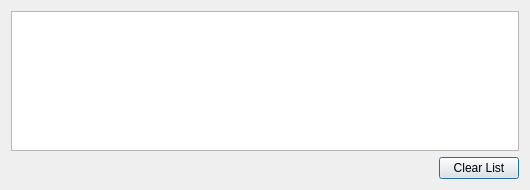
<?xml version="1.0" encoding="UTF-8"?>
<ui version="4.0">
 <class>AwScriptsWidgetUi</class>
 <widget class="QWidget" name="AwScriptsWidgetUi">
  <property name="geometry">
   <rect>
    <x>0</x>
    <y>0</y>
    <width>530</width>
    <height>190</height>
   </rect>
  </property>
  <property name="windowTitle">
   <string>AwScriptsWidget</string>
  </property>
  <property name="windowIcon">
   <iconset resource="../../../resources/AnyWave.qrc">
    <normaloff>:/images/AnyWave_logo.jpg</normaloff>:/images/AnyWave_logo.jpg</iconset>
  </property>
  <layout class="QHBoxLayout" name="horizontalLayout_2">
   <item>
    <layout class="QVBoxLayout" name="verticalLayout">
     <item>
      <widget class="QListWidget" name="listWidget">
       <property name="editTriggers">
        <set>QAbstractItemView::NoEditTriggers</set>
       </property>
       <property name="tabKeyNavigation">
        <bool>false</bool>
       </property>
       <property name="resizeMode">
        <enum>QListView::Adjust</enum>
       </property>
      </widget>
     </item>
     <item>
      <layout class="QHBoxLayout" name="horizontalLayout">
       <item>
        <spacer name="horizontalSpacer">
         <property name="orientation">
          <enum>Qt::Horizontal</enum>
         </property>
         <property name="sizeHint" stdset="0">
          <size>
           <width>40</width>
           <height>20</height>
          </size>
         </property>
        </spacer>
       </item>
       <item>
        <widget class="QPushButton" name="buttonClear">
         <property name="sizePolicy">
          <sizepolicy hsizetype="Preferred" vsizetype="Preferred">
           <horstretch>0</horstretch>
           <verstretch>0</verstretch>
          </sizepolicy>
         </property>
         <property name="toolTip">
          <string>Remove Finished Processes</string>
         </property>
         <property name="text">
          <string>Clear List</string>
         </property>
         <property name="default">
          <bool>true</bool>
         </property>
        </widget>
       </item>
      </layout>
     </item>
    </layout>
   </item>
  </layout>
 </widget>
 <layoutdefault spacing="6" margin="11"/>
 <resources>
  <include location="../../../resources/AnyWave.qrc"/>
 </resources>
 <connections/>
</ui>
